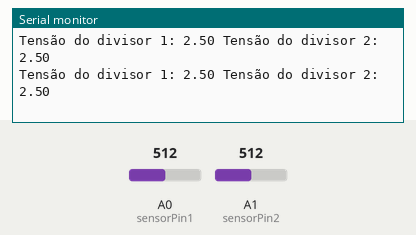
Bench run of a sketch on a simulated Arduino Uno, built with avr-gcc and run on an emulated ATmega328P. Shown: the last lines printed to the serial monitor. Inputs (shaded band) come from the test bench; at power-on: A0 (sensorPin1) = 512, A1 (sensorPin2) = 512.

Above: at 1.3 s.
1.4 s: A0 (sensorPin1) set to 716
At 2.0 s:
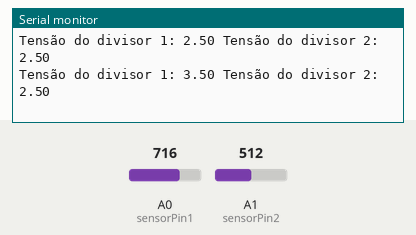
2.9 s: A1 (sensorPin2) set to 716
At 3.5 s:
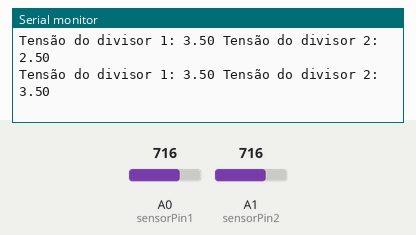
4.4 s: A0 (sensorPin1) set to 900
At 5.0 s:
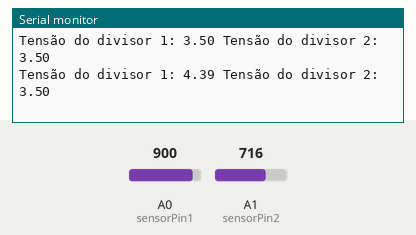
5.9 s: A1 (sensorPin2) set to 900
At 6.5 s:
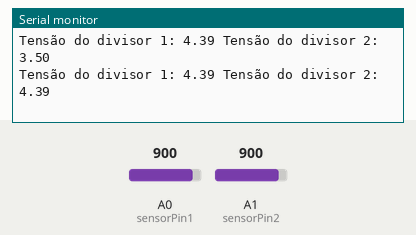
Timing chart, 0 to 8.4 s (numbered marks = the images above; inputs shaded):
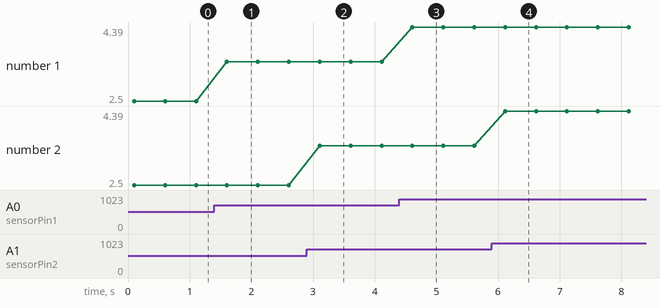

Measured:
- after the input at 1.4 s, the serial monitor: prints a new line after 0.20 s (image 1)
- after the input at 2.9 s, the serial monitor: prints a new line after 0.21 s (image 2)
- after the input at 4.4 s, the serial monitor: prints a new line after 0.21 s (image 3)
- after the input at 5.9 s, the serial monitor: prints a new line after 0.22 s (image 4)
- plotted number 1: 2.5 → 3.5 after the input at 1.4 s, 3.5 → 4.39 after the input at 4.4 s

The sketch:

Potenciometro.ino.ino
```cpp
#define sensorPin1 A0  // define entrada analógica A0
#define sensorPin2 A1  // define entrada analógica A1

int sensorValue1 = 0;
int sensorValue2 = 0;
float voltage1;
float voltage2;

void setup()
{
  Serial.begin(9600);  // velocidade do monitor serial
  delay(100);
}

void loop()
{
  sensorValue1 = analogRead(sensorPin1);  // leitura da entrada análoga A0
  sensorValue2 = analogRead(sensorPin2);  // leitura da entrada análoga A1
  voltage1 = sensorValue1 * (5.0 / 1024);  // Calculo da tensão 1
  voltage2 = sensorValue2 * (5.0 / 1024);  // Calculo da tensão 2

  Serial.print("Tensão do divisor 1: ");
  Serial.print(voltage1);  // imprime a tensão 1
  Serial.print(" Tensão do divisor 2: ");
  Serial.println(voltage2);  // imprime o tensão 2
  delay(500);
}
```
